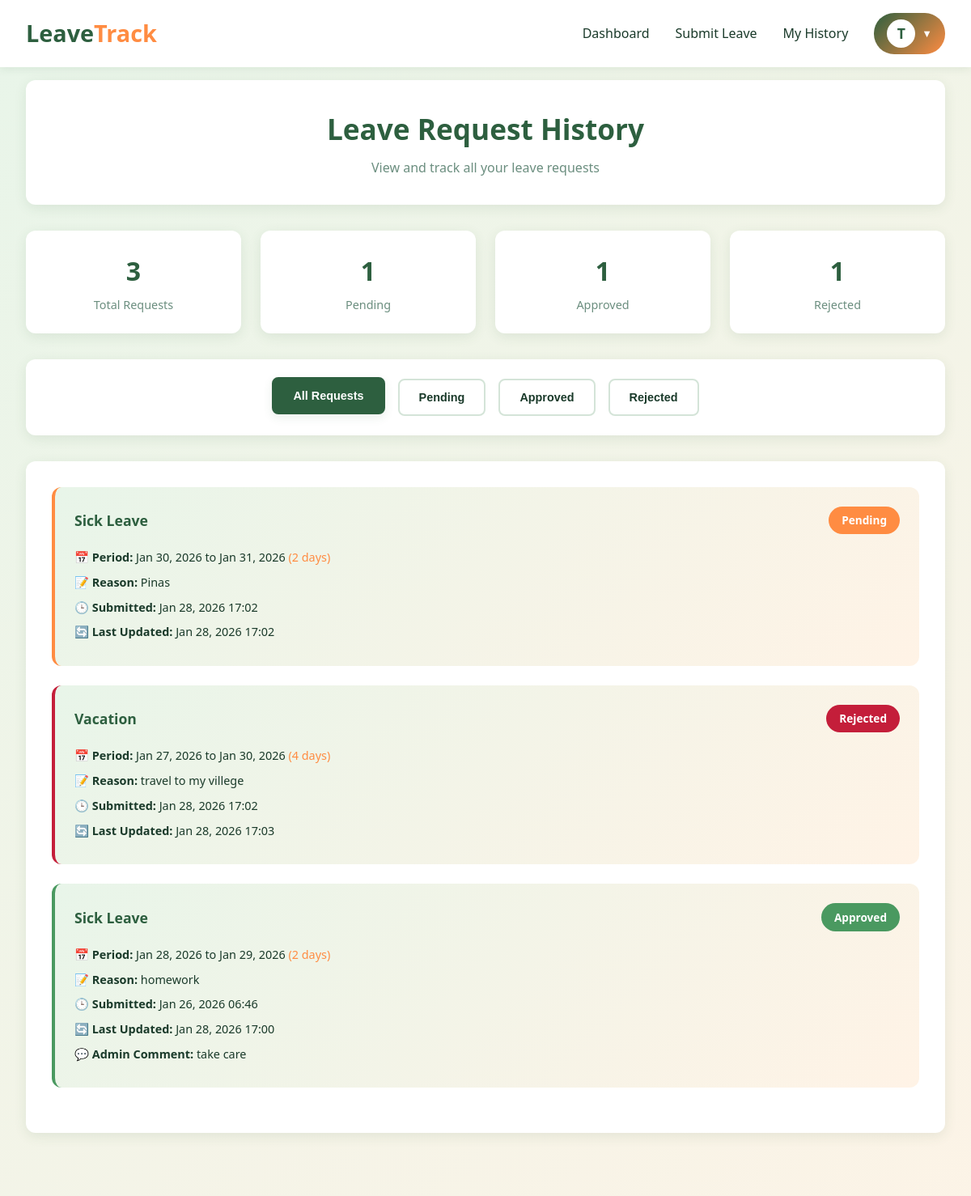
Before: /leave/history/ (signed in, upper part) with the older database file.
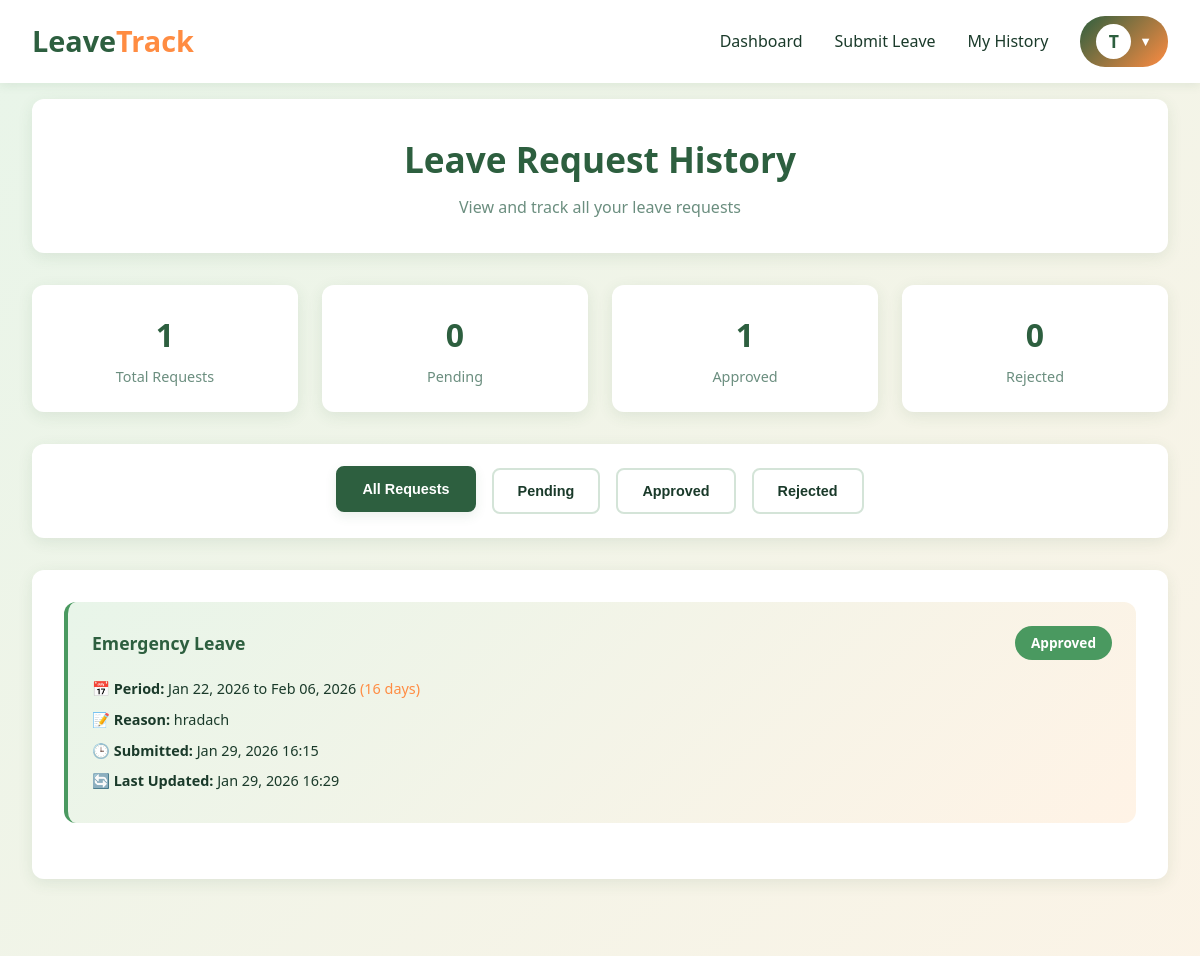
After: the same page with the newer database file.
### tracking/models.py (models this page shows, shortened)
class LeaveRequest(models.Model):
    STATUS_CHOICES = (
        ('pending', 'Pending'),
        ('approved', 'Approved'),
        ('rejected', 'Rejected'),
    )
    LEAVE_TYPE_CHOICES = (
        ('sick', 'Sick Leave'),
        ('casual', 'Casual Leave'),
        ('vacation', 'Vacation'),
        ('emergency', 'Emergency Leave'),
        ('other', 'Other'),
    )
    user = models.ForeignKey(CustomUser, on_delete=models.CASCADE, related_name='leave_requests')
    leave_type = models.CharField(max_length=20, choices=LEAVE_TYPE_CHOICES, default='casual')
    start_date = models.DateField()
    end_date = models.DateField()
    reason = models.TextField()
    status = models.CharField(max_length=10, choices=STATUS_CHOICES, default='pending')
    admin_comment = models.TextField(blank=True, null=True)
    submitted_on = models.DateTimeField(default=timezone.now)
    updated_on = models.DateTimeField(auto_now=True)
    class Meta:
        ordering = ['-submitted_on']
    @property
    def days_count(self):
        return (self.end_date - self.start_date).days + 1

### tracking/views.py (the view)
# urls.py: path('leave/history/', views.leave_history, name='leave_history'),
@login_required
def leave_history(request):
    if request.user.role == 'admin':
        leave_requests = LeaveRequest.objects.all()
    else:
        leave_requests = LeaveRequest.objects.filter(user=request.user)
    pending_count = leave_requests.filter(status='pending').count()
    approved_count = leave_requests.filter(status='approved').count()
    rejected_count = leave_requests.filter(status='rejected').count()
    total_count = leave_requests.count()
    context = {
        'leave_requests': leave_requests,
        'pending_count': pending_count,
        'approved_count': approved_count,
        'rejected_count': rejected_count,
        'total_count': total_count,
    }
    return render(request, 'leave_history.html', context)

### tracking/templates/leave_history.html (shortened to what this page needs)
{% extends 'base.html' %}
{% block content %}
<div class="full-container">
    <div class="page-header">
        <h1>Leave Request History</h1>
        <p>View and track all {% if user.role == 'admin' %}leave requests{% else %}your leave requests{% endif %}</p>
    </div>
    <div class="stats-row">
        <div class="stat-box">
            <div class="stat-number">{{ total_count }}</div>
            <div class="stat-label">Total Requests</div>
        </div>
        <div class="stat-box">
            <div class="stat-number">{{ pending_count }}</div>
            <div class="stat-label">Pending</div>
        </div>
        <div class="stat-box">
            <div class="stat-number">{{ approved_count }}</div>
            <div class="stat-label">Approved</div>
        </div>
        <div class="stat-box">
            <div class="stat-number">{{ rejected_count }}</div>
            <div class="stat-label">Rejected</div>
        </div>
    </div>
    <div class="filter-section">
        <div class="filter-buttons">
            <button class="filter-btn active" onclick="filterRequests('all')">All Requests</button>
            <button class="filter-btn" onclick="filterRequests('pending')">Pending</button>
            <button class="filter-btn" onclick="filterRequests('approved')">Approved</button>
            <button class="filter-btn" onclick="filterRequests('rejected')">Rejected</button>
        </div>
    </div>
    <div class="history-container">
        {% if leave_requests %}
            {% for request in leave_requests %}
            <div class="request-card {{ request.status }}" data-status="{{ request.status }}">
                <div class="request-header">
                    <div class="request-info">
                        <span class="request-type">{{ request.get_leave_type_display }}</span>
                    </div>
                    <span class="status-badge status-{{ request.status }}">{{ request.get_status_display }}</span>
                </div>
                <div class="request-details">
                    <p><strong>📅 Period:</strong> {{ request.start_date|date:"M d, Y" }} to {{ request.end_date|date:"M d, Y" }} <span style="color: var(--primary-orange);">({{ request.days_count }} days)</span></p>
                    <p><strong>📝 Reason:</strong> {{ request.reason }}</p>
                    <p><strong>🕒 Submitted:</strong> {{ request.submitted_on|date:"M d, Y H:i" }}</p>
                    <p><strong>🔄 Last Updated:</strong> {{ request.updated_on|date:"M d, Y H:i" }}</p>
                    {% if request.admin_comment %}
                        <p><strong>💬 Admin Comment:</strong> {{ request.admin_comment }}</p>
                    {% endif %}
                </div>
            </div>
            {% endfor %}
        {% endif %}
    </div>
</div>
{% endblock %}

Changed rows visible on the page:
removed LeaveRequest: leave_type "Sick Leave", status "Pending", start_date "Jan 30, 2026", end_date "Jan 31, 2026", days_count "2", reason "Pinas", submitted_on "Jan 28, 2026 17:02", updated_on "Jan 28, 2026 17:02"
no longer on this page (row edited): LeaveRequest: leave_type "Vacation", status "Rejected", start_date "Jan 27, 2026", end_date "Jan 30, 2026", days_count "4", reason "travel to my villege", submitted_on "Jan 28, 2026 17:02", updated_on "Jan 28, 2026 17:03"
changed LeaveRequest "Approved": leave_type "Sick Leave" → "Emergency Leave"; start_date "Jan 28, 2026" → "Jan 22, 2026"; end_date "Jan 29, 2026" → "Feb 06, 2026"; days_count "2" → "16"; reason "homework" → "hradach"; submitted_on "Jan 26, 2026 06:46" → "Jan 29, 2026 16:15"; updated_on "Jan 28, 2026 17:00" → "Jan 29, 2026 16:29"; admin_comment "take care" → (not shown)
Other visible differences:
{{ total_count }}: "3" → "1"
{{ pending_count }}: "1" → "0"
{{ rejected_count }}: "1" → "0"
